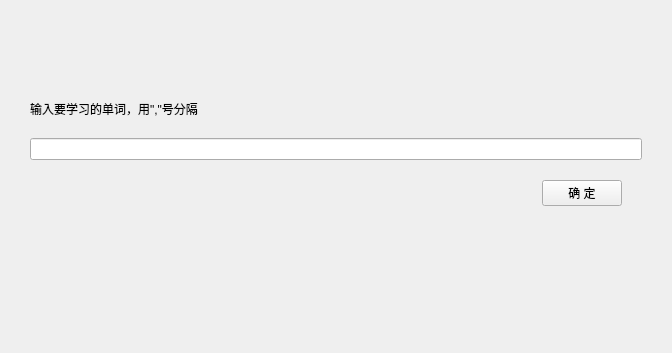
<?xml version="1.0" encoding="UTF-8"?>
<ui version="4.0">
 <class>CCustomWords</class>
 <widget class="QWidget" name="CCustomWords">
  <property name="geometry">
   <rect>
    <x>0</x>
    <y>0</y>
    <width>672</width>
    <height>353</height>
   </rect>
  </property>
  <property name="windowTitle">
   <string>Form</string>
  </property>
  <layout class="QVBoxLayout" name="verticalLayout">
   <property name="spacing">
    <number>20</number>
   </property>
   <property name="leftMargin">
    <number>30</number>
   </property>
   <property name="topMargin">
    <number>100</number>
   </property>
   <property name="rightMargin">
    <number>30</number>
   </property>
   <item>
    <widget class="QLabel" name="label">
     <property name="maximumSize">
      <size>
       <width>16777215</width>
       <height>30</height>
      </size>
     </property>
     <property name="text">
      <string>输入要学习的单词，用&quot;,&quot;号分隔</string>
     </property>
    </widget>
   </item>
   <item>
    <widget class="QLineEdit" name="lineEdit"/>
   </item>
   <item>
    <layout class="QHBoxLayout" name="horizontalLayout">
     <property name="rightMargin">
      <number>20</number>
     </property>
     <item>
      <spacer name="horizontalSpacer">
       <property name="orientation">
        <enum>Qt::Horizontal</enum>
       </property>
       <property name="sizeHint" stdset="0">
        <size>
         <width>40</width>
         <height>20</height>
        </size>
       </property>
      </spacer>
     </item>
     <item>
      <widget class="QPushButton" name="pushButton">
       <property name="maximumSize">
        <size>
         <width>80</width>
         <height>16777215</height>
        </size>
       </property>
       <property name="layoutDirection">
        <enum>Qt::LeftToRight</enum>
       </property>
       <property name="text">
        <string>确 定</string>
       </property>
       <property name="default">
        <bool>false</bool>
       </property>
       <property name="flat">
        <bool>false</bool>
       </property>
      </widget>
     </item>
    </layout>
   </item>
   <item>
    <spacer name="verticalSpacer_2">
     <property name="orientation">
      <enum>Qt::Vertical</enum>
     </property>
     <property name="sizeHint" stdset="0">
      <size>
       <width>20</width>
       <height>125</height>
      </size>
     </property>
    </spacer>
   </item>
  </layout>
 </widget>
 <resources/>
 <connections/>
</ui>
